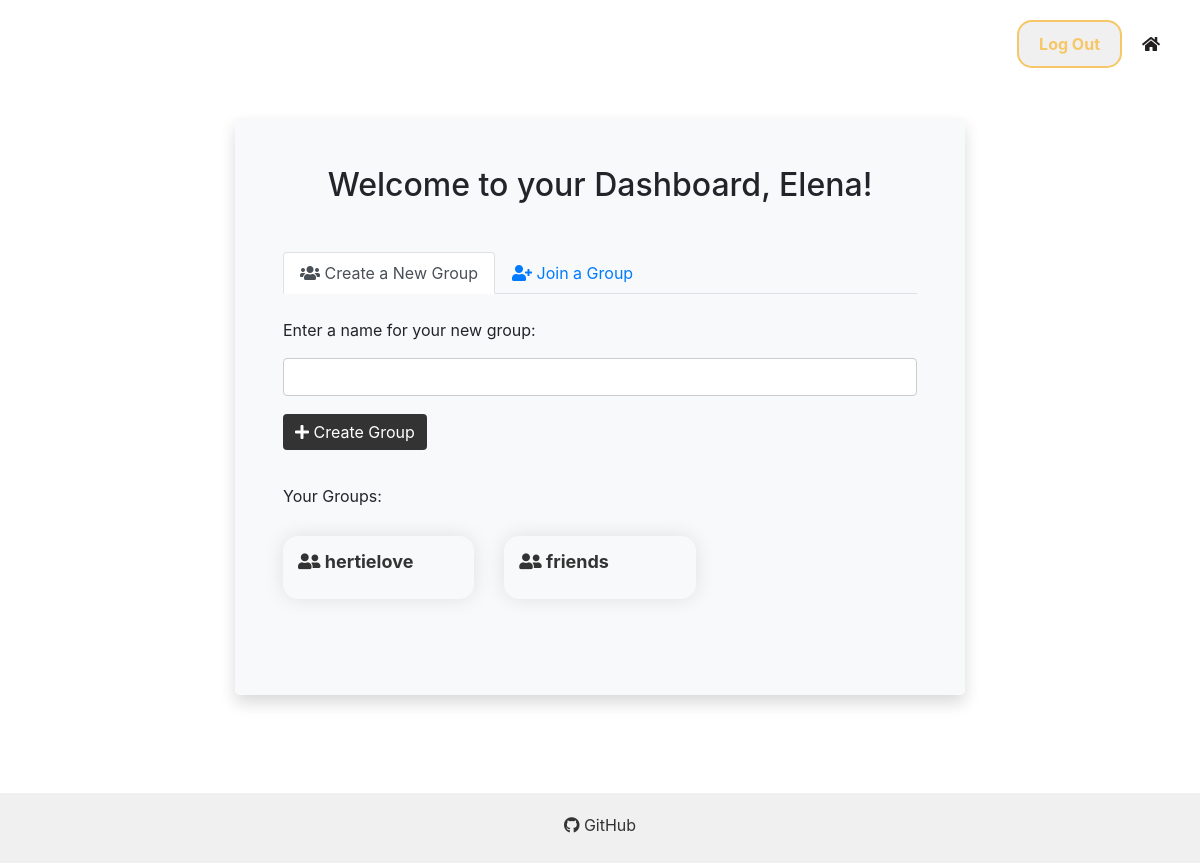
The page /dashboard (signed in) on the database its author committed.
### app/models.py (models this page shows)
class User(db.Model, UserMixin):
    id = db.Column(db.Integer, primary_key=True)
    first_name = db.Column(db.String(100), nullable=False)
    last_name = db.Column(db.String(100), nullable=False)
    username = db.Column(db.String(80), unique=True, nullable=False)
    password = db.Column(db.String(80), nullable=False)
    paypal_username = db.Column(db.String(80), unique=True, nullable=False)
    groups = db.relationship('Group', secondary='user_group', backref='members')
    expenses_paid = db.relationship('Expense', backref='payer', foreign_keys='Expense.payer_id')

class Group(db.Model):
    id = db.Column(db.Integer, primary_key=True)
    name = db.Column(db.String(100), nullable=False)
    expenses = db.relationship('Expense', backref='group')

### app/routes.py (the view)
    @app.route('/dashboard')
    @login_required
    def dashboard():
        user_groups = current_user.groups  # Get all groups of the current user
        return render_template('dashboard.html', user_groups=user_groups)

### app/__init__.py (called while the page is built)
@login_manager.user_loader
def load_user(user_id):
    from app.models import User  # Move this import inside the user_loader function
    return User.query.get(int(user_id))

### app/templates/dashboard.html (shortened to what this page needs)
{% extends 'layout.html' %}
{% block content %}
<body>
    <div class="container-fluid h-100 d-flex justify-content-center align-items-center">
        <div class="row justify-content-center">
            <div class="col-md-15 p-5 shadow rounded-lg bg-light">
                <h2 class="text-center mb-4">Welcome to your Dashboard, {{ current_user.first_name }}!</h2>
                <ul class="nav nav-tabs mt-5" id="groupTabs" role="tablist">
                    <li class="nav-item">
                        <a class="nav-link active" id="create-tab" data-toggle="tab" href="#createGroup" role="tab" aria-controls="createGroup" aria-selected="true"><i class="fas fa-users"></i> Create a New Group</a>
                    </li>
                    <li class="nav-item">
                        <a class="nav-link" id="join-tab" data-toggle="tab" href="#joinGroup" role="tab" aria-controls="joinGroup" aria-selected="false"><i class="fas fa-user-plus"></i> Join a Group</a>
                    </li>
                </ul>
                <div class="tab-content" id="groupTabsContent">
                    <div class="tab-pane fade show active" id="createGroup" role="tabpanel" aria-labelledby="create-tab">
                        <div class="create-group mt-4">
                            <form method="POST" action="{{ url_for('create_group') }}" class="form-group">
                                <label for="group_name" class="form-label">Enter a name for your new group:</label>
                                <input type="text" id="group_name" name="group_name" class="form-control" required>
                                <button type="submit" class="btn btn-primary"><i class="fas fa-plus"></i> Create Group</button>
                            </form>
                        </div>
                    </div>
                </div>
                <div class="my-4">
                    <label class="form-label">Your Groups:</label>
                    <div class="row">
                        {% for group in user_groups %}
                            <div class="col-md-4">
                                <div class="new-card mb-4">
                                    <div class="new-card-header">
                                        <h5 class="new-card-title"><i class="fas fa-user-friends"></i> {{ group.name }}</h5>
                                    </div>
                                </div>
                            </div>
                        {% endfor %}
                    </div>
                </div>
            </div>
        </div>
    </div>
</body>
{% endblock %}

### app/static/styles.css (style rules this page uses)
html, body { height: 100%; margin: 0; padding: 0; }
body { display: flex; flex-direction: column; }
.text-center { text-align: center; }
input[type="text"], input[type="password"], select { width: 100%; padding: 10px; margin: 8px 0; display: inline-block; border: 1px solid #ccc; border-radius: 4px; box-sizing: border-box; }
h2, h3 { color: var(--eerie-black); margin-bottom: 20px; }
.new-card { margin-top: 20px; box-shadow: 0 0 20px rgba(0, 0, 0, 0.1); border-radius: 15px; overflow: hidden; position: relative; }
.new-card-header { background-color: var(--periwinkle); color: #333; padding: 15px; border-bottom: 1px solid rgba(255, 255, 255, 0.1); }
.new-card-title { margin-top: 0; margin-bottom: 10px; font-size: 18px; font-weight: bold; }
a { color: var(--saffron); text-decoration: none; }
.btn-primary { background-color: #333 !important; color: white !important; border: none !important; padding: 10px 20px; font-size: 16px; text-align: center !important; display: inline-block !important; margin: 10px auto; cursor: pointer; }

### rows shown on the page
User: first_name "Elena"
Group: name "hertielove"
Group: name "friends"
